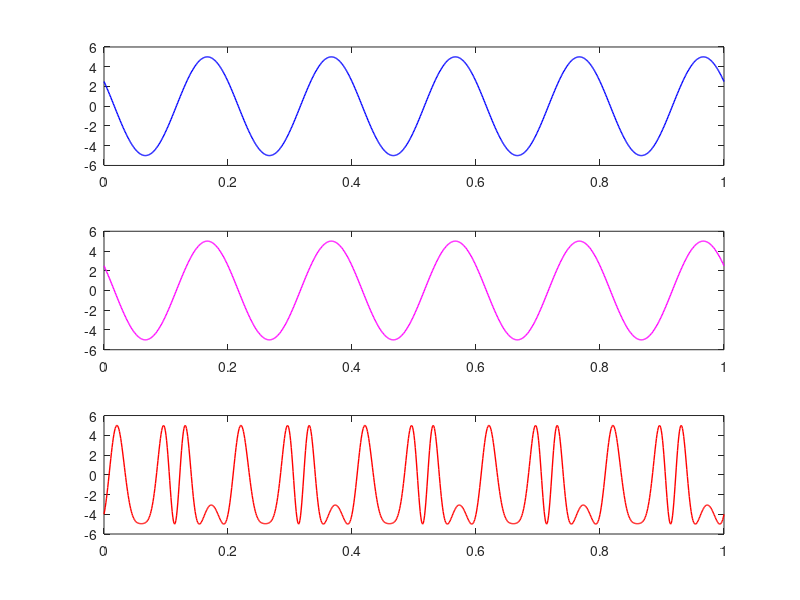

This chart was generated by the following MATLAB code:
%phase modulation
clc;
close all;
clear all;

%input
vm = input('Enter message signal ');
vc = input('Enter carrier signal ');
fm = input('message frequency');  %fm<fc
fc = input('carrier frequency');
m = input('Enter modulation index');  %m <= 1
t = 0:0.001:1;

%Equation of the message signal
phase_m = pi/3;
y1 = vm*cos(2*pi*fm*t+phase_m);
subplot(3,1,1);
plot(t,y1,'blue','LineWidth',1);

%carrier
phase_c = 2*pi/6;
y2 = vc*cos(2*pi*fc*t+phase_c);
subplot(3,1,2);
plot(t,y2,'magenta','LineWidth',1);


%instantaneous voltage of resulting
y = vc*cos(2*pi*fc*t+m.*cos(2*pi*fm*t+phase_m));
subplot(3,1,3);
plot(t,y,'red','LineWidth',1);

%fprintf('Mudulation index: %.2f',vm/vc);
% 2 4 5 100 6
